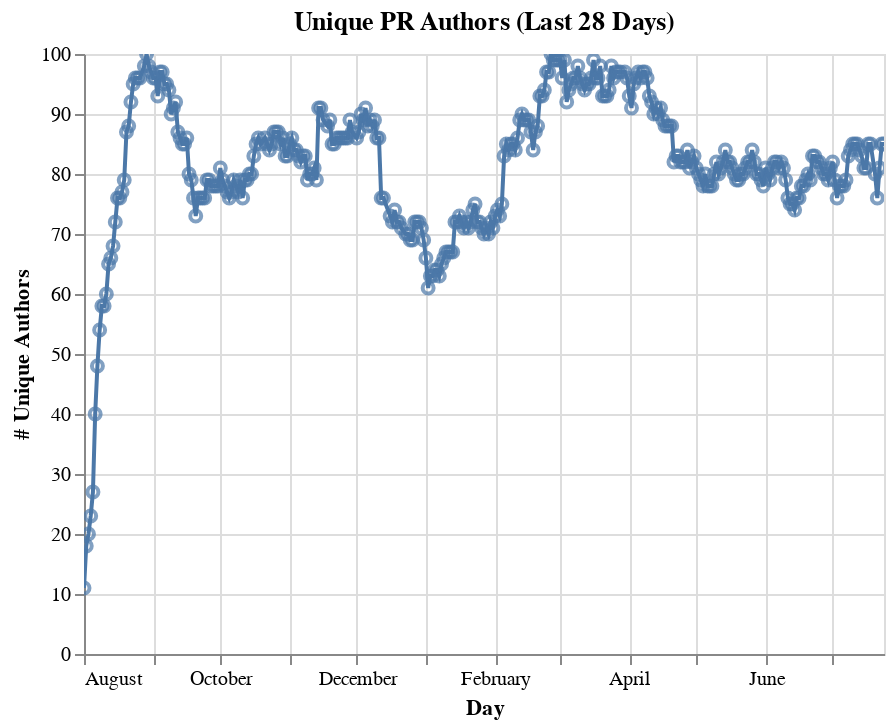

Notebook source saved alongside this figure:
### Code cell
import altair as alt
chart = alt.Chart(creators_df, title= "Unique PR Authors (Last 28 Days)")
line = chart.mark_line().encode(
  x= alt.X('day', title = "Day"),
  y=alt.Y("num_authors", title="# Unique Authors"),    
)

point = line + line.mark_point()
point.interactive()

### Figure 1 — Vega-Lite specification as saved in the notebook (floating-point values rounded to 4 significant figures; data arrays with more than 128 entries replaced by an {"elided": "..."} marker saying what was removed)
{"config": {"view": {"continuousWidth": 400, "continuousHeight": 300}}, "layer": [{"mark": "line", "encoding": {"x": {"type": "temporal", "field": "day", "title": "Day"}, "y": {"type": "quantitative", "field": "num_authors", "title": "# Unique Authors"}}, "selection": {"selector001": {"type": "interval", "bind": "scales", "encodings": ["x", "y"]}}, "title": "Unique PR Authors (Last 28 Days)"}, {"mark": "point", "encoding": {"x": {"type": "temporal", "field": "day", "title": "Day"}, "y": {"type": "quantitative", "field": "num_authors", "title": "# Unique Authors"}}, "title": "Unique PR Authors (Last 28 Days)"}], "data": {"name": "data-0825536c92b111946e663c74ba0afeaa"}, "$schema": "https://vega.github.io/schema/vega-lite/v4.8.1.json", "datasets": {"data-0825536c92b111946e663c74ba0afeaa": {"elided": "350 records"}}}
